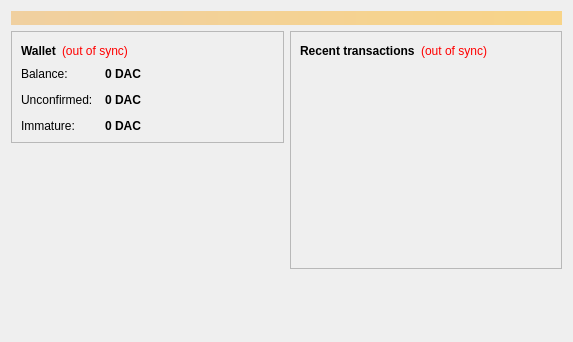
<?xml version="1.0" encoding="UTF-8"?>
<ui version="4.0">
 <class>OverviewPage</class>
 <widget class="QWidget" name="OverviewPage">
  <property name="geometry">
   <rect>
    <x>0</x>
    <y>0</y>
    <width>573</width>
    <height>342</height>
   </rect>
  </property>
  <property name="windowTitle">
   <string>Form</string>
  </property>
  <layout class="QVBoxLayout" name="topLayout">
   <item>
    <widget class="QLabel" name="labelAlerts">
     <property name="visible">
      <bool>false</bool>
     </property>
     <property name="styleSheet">
      <string notr="true">background-color: qlineargradient(x1: 0, y1: 0, x2: 1, y2: 0, stop:0 #F0D0A0, stop:1 #F8D488); color:#000000;</string>
     </property>
     <property name="wordWrap">
      <bool>true</bool>
     </property>
     <property name="margin">
      <number>3</number>
     </property>
    </widget>
   </item>
   <item>
    <layout class="QHBoxLayout" name="horizontalLayout" stretch="1,1">
     <item>
      <layout class="QVBoxLayout" name="verticalLayout_2">
       <item>
        <widget class="QFrame" name="frame">
         <property name="frameShape">
          <enum>QFrame::StyledPanel</enum>
         </property>
         <property name="frameShadow">
          <enum>QFrame::Raised</enum>
         </property>
         <layout class="QVBoxLayout" name="verticalLayout_4">
          <item>
           <layout class="QHBoxLayout" name="horizontalLayout_4">
            <item>
             <widget class="QLabel" name="label_5">
              <property name="font">
               <font>
                <weight>75</weight>
                <bold>true</bold>
               </font>
              </property>
              <property name="text">
               <string>Wallet</string>
              </property>
             </widget>
            </item>
            <item>
             <widget class="QLabel" name="labelWalletStatus">
              <property name="toolTip">
               <string>The displayed information may be out of date. Your wallet automatically synchronizes with the Dacum network after a connection is established, but this process has not completed yet.</string>
              </property>
              <property name="styleSheet">
               <string notr="true">QLabel { color: red; }</string>
              </property>
              <property name="text">
               <string notr="true">(out of sync)</string>
              </property>
              <property name="alignment">
               <set>Qt::AlignLeading|Qt::AlignLeft|Qt::AlignVCenter</set>
              </property>
             </widget>
            </item>
            <item>
             <spacer name="horizontalSpacer_2">
              <property name="orientation">
               <enum>Qt::Horizontal</enum>
              </property>
              <property name="sizeHint" stdset="0">
               <size>
                <width>40</width>
                <height>20</height>
               </size>
              </property>
             </spacer>
            </item>
           </layout>
          </item>
          <item>
           <layout class="QFormLayout" name="formLayout_2">
            <property name="fieldGrowthPolicy">
             <enum>QFormLayout::AllNonFixedFieldsGrow</enum>
            </property>
            <property name="horizontalSpacing">
             <number>12</number>
            </property>
            <property name="verticalSpacing">
             <number>12</number>
            </property>
            <item row="0" column="0">
             <widget class="QLabel" name="label">
              <property name="text">
               <string>Balance:</string>
              </property>
             </widget>
            </item>
            <item row="0" column="1">
             <widget class="QLabel" name="labelBalance">
              <property name="font">
               <font>
                <weight>75</weight>
                <bold>true</bold>
               </font>
              </property>
              <property name="cursor">
               <cursorShape>IBeamCursor</cursorShape>
              </property>
              <property name="toolTip">
               <string>Your current balance</string>
              </property>
              <property name="text">
               <string notr="true">0 DAC</string>
              </property>
              <property name="textInteractionFlags">
               <set>Qt::LinksAccessibleByMouse|Qt::TextSelectableByKeyboard|Qt::TextSelectableByMouse</set>
              </property>
             </widget>
            </item>
            <item row="1" column="0">
             <widget class="QLabel" name="label_3">
              <property name="text">
               <string>Unconfirmed:</string>
              </property>
             </widget>
            </item>
            <item row="1" column="1">
             <widget class="QLabel" name="labelUnconfirmed">
              <property name="font">
               <font>
                <weight>75</weight>
                <bold>true</bold>
               </font>
              </property>
              <property name="cursor">
               <cursorShape>IBeamCursor</cursorShape>
              </property>
              <property name="toolTip">
               <string>Total of transactions that have yet to be confirmed, and do not yet count toward the current balance</string>
              </property>
              <property name="text">
               <string notr="true">0 DAC</string>
              </property>
              <property name="textInteractionFlags">
               <set>Qt::LinksAccessibleByMouse|Qt::TextSelectableByKeyboard|Qt::TextSelectableByMouse</set>
              </property>
             </widget>
            </item>
            <item row="2" column="0">
             <widget class="QLabel" name="labelImmatureText">
              <property name="text">
               <string>Immature:</string>
              </property>
             </widget>
            </item>
            <item row="2" column="1">
             <widget class="QLabel" name="labelImmature">
              <property name="font">
               <font>
                <weight>75</weight>
                <bold>true</bold>
               </font>
              </property>
              <property name="toolTip">
               <string>Mined balance that has not yet matured</string>
              </property>
              <property name="text">
               <string notr="true">0 DAC</string>
              </property>
              <property name="textInteractionFlags">
               <set>Qt::LinksAccessibleByMouse|Qt::TextSelectableByKeyboard|Qt::TextSelectableByMouse</set>
              </property>
             </widget>
            </item>
           </layout>
          </item>
         </layout>
        </widget>
       </item>
       <item>
        <spacer name="verticalSpacer">
         <property name="orientation">
          <enum>Qt::Vertical</enum>
         </property>
         <property name="sizeHint" stdset="0">
          <size>
           <width>20</width>
           <height>40</height>
          </size>
         </property>
        </spacer>
       </item>
      </layout>
     </item>
     <item>
      <layout class="QVBoxLayout" name="verticalLayout_3">
       <item>
        <widget class="QFrame" name="frame_2">
         <property name="frameShape">
          <enum>QFrame::StyledPanel</enum>
         </property>
         <property name="frameShadow">
          <enum>QFrame::Raised</enum>
         </property>
         <layout class="QVBoxLayout" name="verticalLayout">
          <item>
           <layout class="QHBoxLayout" name="horizontalLayout_2">
            <item>
             <widget class="QLabel" name="label_4">
              <property name="text">
               <string>&lt;b&gt;Recent transactions&lt;/b&gt;</string>
              </property>
             </widget>
            </item>
            <item>
             <widget class="QLabel" name="labelTransactionsStatus">
              <property name="toolTip">
               <string>The displayed information may be out of date. Your wallet automatically synchronizes with the Dacum network after a connection is established, but this process has not completed yet.</string>
              </property>
              <property name="styleSheet">
               <string notr="true">QLabel { color: red; }</string>
              </property>
              <property name="text">
               <string notr="true">(out of sync)</string>
              </property>
              <property name="alignment">
               <set>Qt::AlignRight|Qt::AlignTrailing|Qt::AlignVCenter</set>
              </property>
             </widget>
            </item>
            <item>
             <spacer name="horizontalSpacer">
              <property name="orientation">
               <enum>Qt::Horizontal</enum>
              </property>
              <property name="sizeHint" stdset="0">
               <size>
                <width>40</width>
                <height>20</height>
               </size>
              </property>
             </spacer>
            </item>
           </layout>
          </item>
          <item>
           <widget class="QListView" name="listTransactions">
            <property name="styleSheet">
             <string notr="true">QListView { background: transparent; }</string>
            </property>
            <property name="frameShape">
             <enum>QFrame::NoFrame</enum>
            </property>
            <property name="verticalScrollBarPolicy">
             <enum>Qt::ScrollBarAlwaysOff</enum>
            </property>
            <property name="horizontalScrollBarPolicy">
             <enum>Qt::ScrollBarAlwaysOff</enum>
            </property>
            <property name="selectionMode">
             <enum>QAbstractItemView::NoSelection</enum>
            </property>
           </widget>
          </item>
         </layout>
        </widget>
       </item>
       <item>
        <spacer name="verticalSpacer_2">
         <property name="orientation">
          <enum>Qt::Vertical</enum>
         </property>
         <property name="sizeHint" stdset="0">
          <size>
           <width>20</width>
           <height>40</height>
          </size>
         </property>
        </spacer>
       </item>
      </layout>
     </item>
    </layout>
   </item>
  </layout>
 </widget>
 <resources/>
 <connections/>
</ui>
